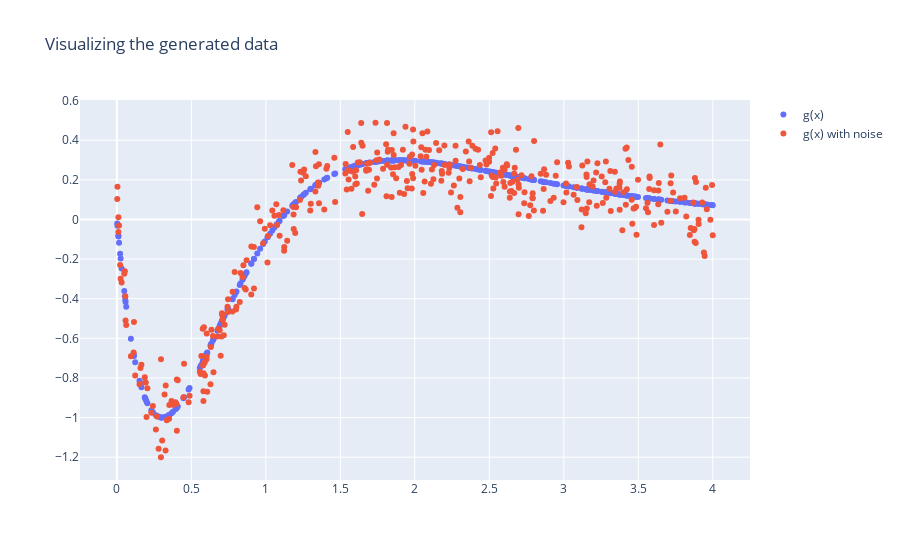

Here is the notebook cell this chart was saved with:
### Code cell
fig = go.Figure()

fig.add_trace(go.Scatter(x=X, y=g_x, mode='markers', name='g(x)'))
fig.add_trace(go.Scatter(x=X, y=y_noise, mode='markers', name='g(x) with noise'))

fig.update_layout(title='Visualizing the generated data')
fig.show()

### Figure 1 — Plotly figure (JSON) as saved in the notebook; plotly's stock layout.template omitted (floating-point values rounded to 4 significant figures; data arrays with more than 128 entries replaced by an {"elided": "..."} marker saying what was removed)
{"data": [{"mode": "markers", "name": "g(x)", "type": "scatter", "x": {"elided": "400 float values"}, "y": {"elided": "400 float values"}}, {"mode": "markers", "name": "g(x) with noise", "type": "scatter", "x": {"elided": "400 float values"}, "y": {"elided": "400 float values"}}], "layout": {"title": {"text": "Visualizing the generated data"}}}
